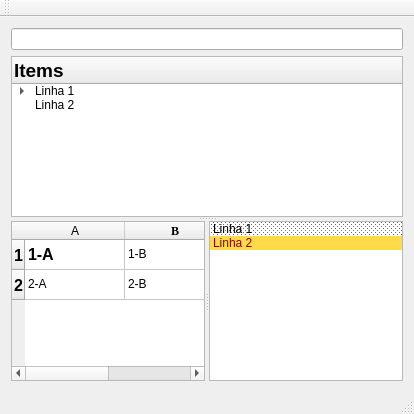
<?xml version="1.0" encoding="UTF-8"?>
<ui version="4.0">
 <class>MainWidget</class>
 <widget class="QMainWindow" name="MainWidget">
  <property name="geometry">
   <rect>
    <x>0</x>
    <y>0</y>
    <width>414</width>
    <height>414</height>
   </rect>
  </property>
  <property name="windowTitle">
   <string>MainWidget</string>
  </property>
  <widget class="QWidget" name="centralWidget">
   <layout class="QVBoxLayout" name="verticalLayout">
    <item>
     <widget class="QLineEdit" name="lineEdit">
      <property name="readOnly">
       <bool>true</bool>
      </property>
     </widget>
    </item>
    <item>
     <widget class="QSplitter" name="mainVSplitter">
      <property name="orientation">
       <enum>Qt::Vertical</enum>
      </property>
      <property name="childrenCollapsible">
       <bool>false</bool>
      </property>
      <widget class="QTreeWidget" name="treeWidget">
       <column>
        <property name="text">
         <string notr="true">Items</string>
        </property>
        <property name="font">
         <font>
          <pointsize>14</pointsize>
          <weight>75</weight>
          <bold>true</bold>
         </font>
        </property>
        <property name="icon">
         <iconset resource="resources/recursos.qrc">
          <normaloff>:/imagens/down.png</normaloff>:/imagens/down.png</iconset>
        </property>
       </column>
       <item>
        <property name="text">
         <string>Linha 1</string>
        </property>
        <item>
         <property name="text">
          <string>Linha 1 Sub 1</string>
         </property>
         <item>
          <property name="text">
           <string>Linha 1 Sub 1 Sub 1</string>
          </property>
         </item>
        </item>
        <item>
         <property name="text">
          <string>Linha 1 Sub 2</string>
         </property>
        </item>
       </item>
       <item>
        <property name="text">
         <string>Linha 2</string>
        </property>
       </item>
      </widget>
      <widget class="QSplitter" name="table_list_HSplitter">
       <property name="orientation">
        <enum>Qt::Horizontal</enum>
       </property>
       <property name="childrenCollapsible">
        <bool>false</bool>
       </property>
       <widget class="QTableWidget" name="tableWidget">
        <row>
         <property name="text">
          <string>1</string>
         </property>
         <property name="font">
          <font>
           <pointsize>12</pointsize>
           <weight>75</weight>
           <bold>true</bold>
          </font>
         </property>
         <property name="icon">
          <iconset resource="resources/recursos.qrc">
           <normaloff>:/imagens/cd_add.png</normaloff>:/imagens/cd_add.png</iconset>
         </property>
        </row>
        <row>
         <property name="text">
          <string>2</string>
         </property>
         <property name="font">
          <font>
           <pointsize>12</pointsize>
           <weight>75</weight>
           <italic>false</italic>
           <bold>true</bold>
          </font>
         </property>
         <property name="icon">
          <iconset resource="resources/recursos.qrc">
           <normaloff>:/imagens/cd_delete.png</normaloff>:/imagens/cd_delete.png</iconset>
         </property>
        </row>
        <column>
         <property name="text">
          <string>A</string>
         </property>
         <property name="icon">
          <iconset resource="resources/recursos.qrc">
           <normaloff>:/imagens/clock.png</normaloff>:/imagens/clock.png</iconset>
         </property>
        </column>
        <column>
         <property name="text">
          <string>B</string>
         </property>
         <property name="font">
          <font>
           <family>Liberation Serif</family>
           <weight>75</weight>
           <bold>true</bold>
          </font>
         </property>
         <property name="icon">
          <iconset resource="resources/recursos.qrc">
           <normaloff>:/imagens/config.png</normaloff>:/imagens/config.png</iconset>
         </property>
        </column>
        <item row="0" column="0">
         <property name="text">
          <string>1-A</string>
         </property>
         <property name="font">
          <font>
           <pointsize>12</pointsize>
           <weight>75</weight>
           <bold>true</bold>
          </font>
         </property>
         <property name="icon">
          <iconset resource="resources/recursos.qrc">
           <normaloff>:/imagens/ficheiro.png</normaloff>:/imagens/ficheiro.png</iconset>
         </property>
        </item>
        <item row="0" column="1">
         <property name="text">
          <string>1-B</string>
         </property>
        </item>
        <item row="1" column="0">
         <property name="text">
          <string>2-A</string>
         </property>
        </item>
        <item row="1" column="1">
         <property name="text">
          <string>2-B</string>
         </property>
        </item>
       </widget>
       <widget class="QListWidget" name="listWidget">
        <item>
         <property name="text">
          <string>Linha 1</string>
         </property>
         <property name="toolTip">
          <string>Esta e a linha 1</string>
         </property>
         <property name="background">
          <brush brushstyle="Dense6Pattern">
           <color alpha="255">
            <red>13</red>
            <green>179</green>
            <blue>2</blue>
           </color>
          </brush>
         </property>
         <property name="foreground">
          <brush brushstyle="NoBrush">
           <color alpha="255">
            <red>185</red>
            <green>8</green>
            <blue>8</blue>
           </color>
          </brush>
         </property>
         <property name="icon">
          <iconset resource="resources/recursos.qrc">
           <normaloff>:/imagens/cd_add.png</normaloff>:/imagens/cd_add.png</iconset>
         </property>
        </item>
        <item>
         <property name="text">
          <string>Linha 2</string>
         </property>
         <property name="toolTip">
          <string>Esta e a linha 2</string>
         </property>
         <property name="background">
          <brush brushstyle="SolidPattern">
           <color alpha="255">
            <red>255</red>
            <green>219</green>
            <blue>73</blue>
           </color>
          </brush>
         </property>
         <property name="foreground">
          <brush brushstyle="SolidPattern">
           <color alpha="255">
            <red>135</red>
            <green>0</green>
            <blue>0</blue>
           </color>
          </brush>
         </property>
         <property name="icon">
          <iconset resource="resources/recursos.qrc">
           <normaloff>:/imagens/cd_delete.png</normaloff>:/imagens/cd_delete.png</iconset>
         </property>
        </item>
       </widget>
      </widget>
     </widget>
    </item>
   </layout>
  </widget>
  <widget class="QMenuBar" name="menuBar">
   <property name="geometry">
    <rect>
     <x>0</x>
     <y>0</y>
     <width>414</width>
     <height>25</height>
    </rect>
   </property>
  </widget>
  <widget class="QToolBar" name="mainToolBar">
   <attribute name="toolBarArea">
    <enum>TopToolBarArea</enum>
   </attribute>
   <attribute name="toolBarBreak">
    <bool>false</bool>
   </attribute>
  </widget>
  <widget class="QStatusBar" name="statusBar"/>
 </widget>
 <layoutdefault spacing="6" margin="11"/>
 <resources>
  <include location="resources/recursos.qrc"/>
 </resources>
 <connections/>
</ui>
